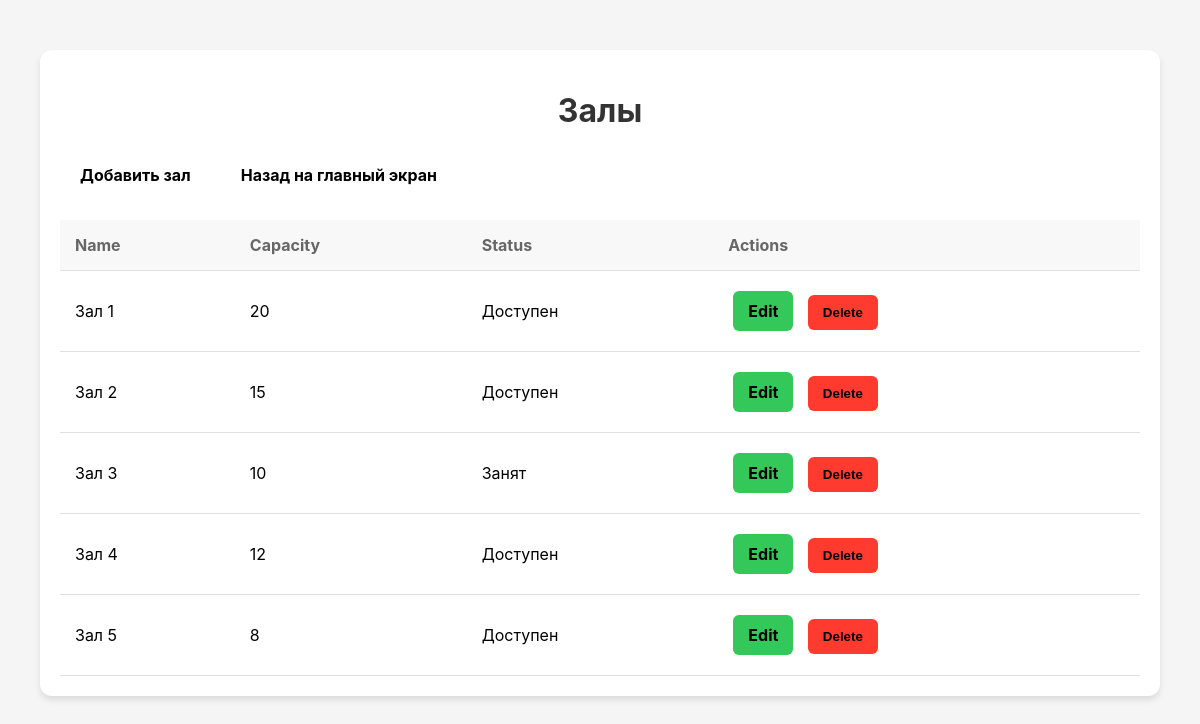
/view_rooms (signed in), run on the app's committed database.
### models.py (models this page shows)
class Room(db.Model):
    __tablename__ = 'rooms'
    room_id = db.Column(db.Integer, primary_key=True)
    name = db.Column(db.String(100), nullable=False)
    capacity = db.Column(db.Integer, nullable=False)
    status = db.Column(db.String(20), nullable=False)

### rooms.py (the view)
    @app.route("/view_rooms", methods=["GET"])
    def view_rooms():
        if 'user_id' not in session:
            return redirect(url_for('login'))
        rooms = Room.query.all()
        return render_template("view_rooms.html", rooms=rooms)

### rooms.py (called while the page is built)
def view_rooms(app):
    @app.route("/view_rooms", methods=["GET"])
    def view_rooms():
        if 'user_id' not in session:
            return redirect(url_for('login'))
        rooms = Room.query.all()
        return render_template("view_rooms.html", rooms=rooms)

### templates/view_rooms.html (shortened to what this page needs)
<!DOCTYPE html>
<html lang="en">
<head>
    <link rel="stylesheet" href="https://cdnjs.cloudflare.com/ajax/libs/font-awesome/6.0.0-beta3/css/all.min.css">
</head>
<body>
    <div class="container">
        <h1>Залы</h1>
        <div class="btn-container">
            <a href="{{ url_for('add_room') }}" class="btn btn-primary">Добавить зал</a>
            <a href="{{ url_for('dashboard') }}" class="btn btn-primary">Назад на главный экран</a>
        </div>
        <table>
            <tr>
                <th>Name</th>
                <th>Capacity</th>
                <th>Status</th>
                <th>Actions</th>
            </tr>
            {% for room in rooms %}
            <tr>
                <td>{{ room.name }}</td>
                <td>{{ room.capacity }}</td>
                <td>{{ room.status }}</td>
                <td>
                    <a href="{{ url_for('edit_room', room_id=room.room_id) }}" class="btn btn-success">Edit</a>
                    <form action="{{ url_for('delete_room', room_id=room.room_id) }}" method="POST">
                        <button type="submit" class="btn btn-danger">Delete</button>
                    </form>
                </td>
            </tr>
            {% endfor %}
        </table>
    </div>
</body>
</html>

### templates/view_rooms.html (style rules this page uses)
body { font-family: -apple-system, BlinkMacSystemFont, 'Segoe UI', Roboto, 'Helvetica Neue', Arial, sans-serif; background-color: #f5f5f5; margin: 0; padding: 0; }
.container { width: 90%; max-width: 1200px; margin: 50px auto; background: #fff; padding: 20px; box-shadow: 0 4px 6px rgba(0, 0, 0, 0.1); border-radius: 12px; }
h1 { color: #333; text-align: center; margin-bottom: 20px; }
.btn-container { display: flex; justify-content: flex-start; margin-bottom: 20px; gap: 10px; }
.btn { display: inline-block; padding: 10px 15px; margin: 5px; border: none; border-radius: 6px; cursor: pointer; text-decoration: none; color: #000000; font-weight: bold; }
.btn-primary { background-color: #ffffff; }
.btn-danger { background-color: #ff3b30; }
.btn-success { background-color: #34c759; }
table { width: 100%; border-collapse: collapse; margin-top: 20px; }
th, td { padding: 15px; text-align: left; border-bottom: 1px solid #e0e0e0; }
th { background-color: #f8f8f8; color: #666; }
form { display: inline; }

### data on the page
Room: name "Зал 1", capacity "20", status "Доступен"
Room: name "Зал 2", capacity "15", status "Доступен"
Room: name "Зал 3", capacity "10", status "Занят"
Room: name "Зал 4", capacity "12", status "Доступен"
Room: name "Зал 5", capacity "8", status "Доступен"
